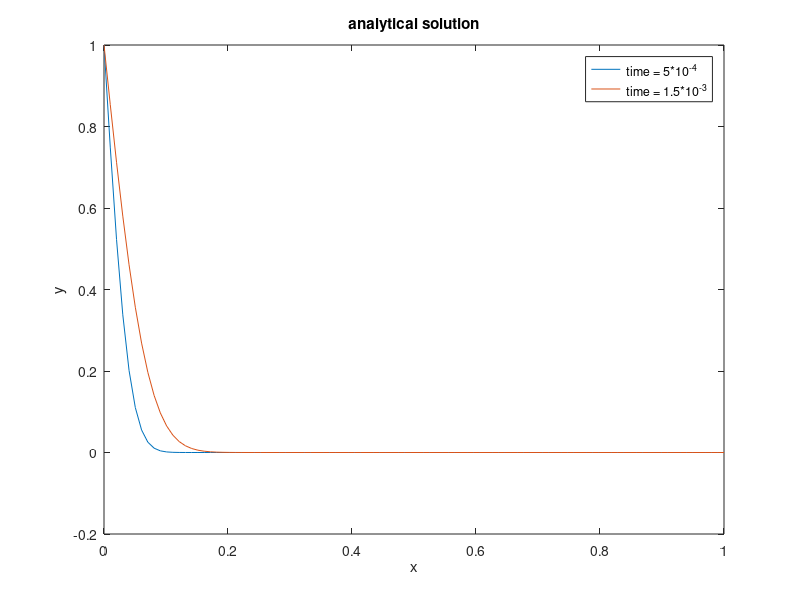

Source code (MATLAB):
L=1.;

%for t=[0,0.001,0.02,0.09,0.2,0.3,1.]
t=0.0005;    
x=linspace(0,L,100);
u=x*0;
for n=1:1000
    n=n*1.;
    An=(2./(n*pi))*(-L*(-1)^n+(-1)^n-1);
    sinne=sin(((n*pi)/L)*x);
    expon=exp(-(((n*pi)/L)^2)*t);
    u=u+An*sinne*expon;
end
u=u+((x*0+1)-x);
plot(x,u)

xlabel('x');ylabel('y');title('analytical solution')

hold('on');

t=0.0015;    
x=linspace(0,L,100);
u=x*0;
for n=1:1000
    n=n*1.;
    An=(2./(n*pi))*(-L*(-1)^n+(-1)^n-1);
    sinne=sin(((n*pi)/L)*x);
    expon=exp(-(((n*pi)/L)^2)*t);
    u=u+An*sinne*expon;
end
u=u+((x*0+1)-x);
plot(x,u)
hold('on');

legend('time = 5*10^{-4}','time = 1.5*10^{-3}')
%end
